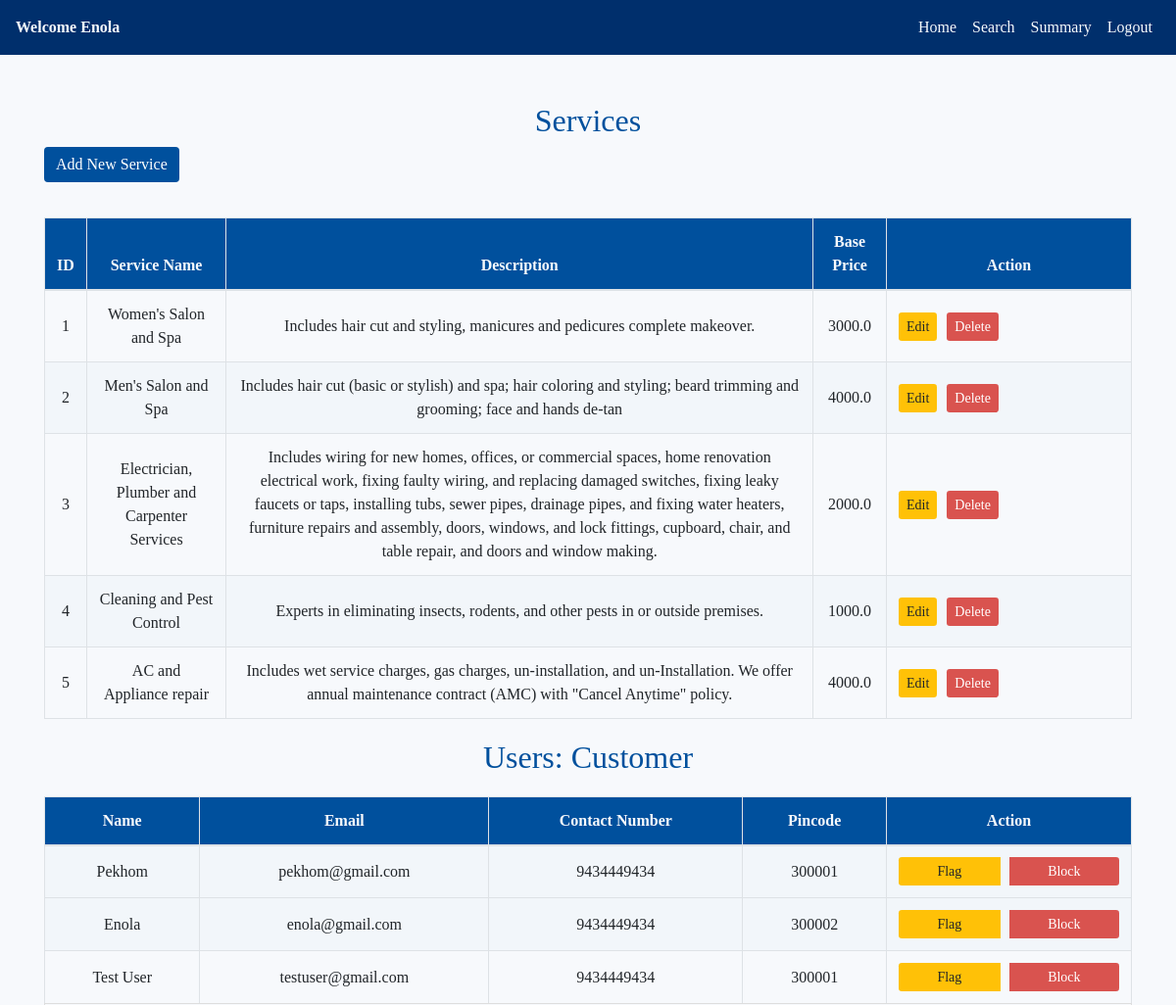
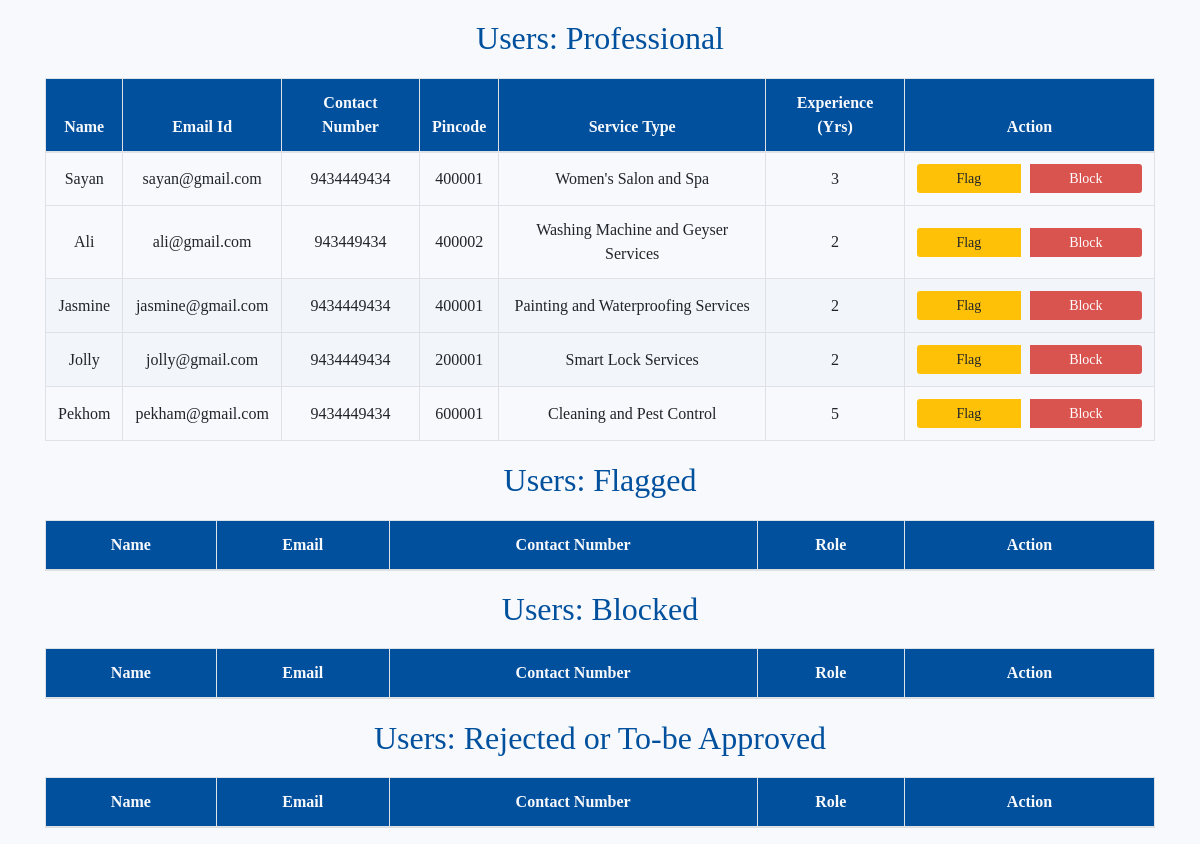
/admin_dash (signed in), run on the app's committed database (2 pictures, top to bottom).
### backend/models.py (models this page shows)
class User(db.Model, UserMixin):
    id = db.Column(db.Integer, primary_key=True)
    name = db.Column(db.String(64), nullable=False)
    email = db.Column(db.String(64), unique=True, nullable=False)
    contact_num = db.Column(db.String(15), nullable=False)
    address = db.Column(db.String(256), nullable=False)
    pincode = db.Column(db.Integer, nullable=False)
    password = db.Column(db.String(128), nullable=False)
    role = db.Column(db.String(30), nullable=False)
    service_type = db.Column(db.String(64), nullable=True)
    experience = db.Column(db.Integer, nullable=True)
    regn_status = db.Column(db.Boolean, nullable=False, default=False)
    flag = db.Column(db.Boolean, default=False)
    block = db.Column(db.Boolean, default=False)
    services = db.relationship('Service', backref='professional', cascade="all,delete", lazy=True)
    customer_requests = db.relationship('ServiceRequest', backref='customer', cascade="all,delete",
                                        lazy=True, foreign_keys='ServiceRequest.customer_id')
    professional_requests = db.relationship('ServiceRequest', backref='professional', cascade="all,delete",
                                            lazy=True, foreign_keys='ServiceRequest.professional_id')

class Service(db.Model):
    id = db.Column(db.Integer, primary_key=True)
    service_name = db.Column(db.String(64), nullable=False)
    description = db.Column(db.Text, nullable=False)
    budget = db.Column(db.Float, nullable=False)
    pincode = db.Column(db.Integer, nullable=False)
    professional_id = db.Column(db.Integer, db.ForeignKey('user.id'), nullable=False)
    service_requests = db.relationship('ServiceRequest', backref='service', cascade="all,delete", lazy=True)

### app.py (the view)
@app.route("/admin_dash", methods = ["GET","POST"])
@login_required
def admin_dash():
    users = User.query.all()
    services = Service.query.all()
    service_requests = ServiceRequest.query.all()
    return render_template("admin_dash.html", name = current_user.name,
                           users=users, services=services,
                           service_requests=service_requests)

### app.py (called while the page is built)
def init_app():
    app = Flask(__name__)
    app.config['SQLALCHEMY_DATABASE_URI'] = 'sqlite:///site.sqlite3'
    app.config['SQLALCHEMY_TRACK_MODIFICATIONS'] = False
    app.secret_key = 'your_secret_key'  # Required for using flash messages
    login_manager = LoginManager()
    login_manager.init_app(app)
    login_manager.login_view = 'login'  # Specify the login view
    @login_manager.user_loader
    def load_user(user_id):
        return User.query.get(int(user_id))
    app.debug = True
    db.init_app(app)
    print("Application Started!")
    return app

### templates/admin_dash.html (shortened to what this page needs)
<!DOCTYPE html>
<html lang="en">
<head>
    <link rel="stylesheet" href="https://stackpath.bootstrapcdn.com/bootstrap/4.5.2/css/bootstrap.min.css">
</head>
<body>
    <nav class="navbar navbar-expand-lg">
        <a class="navbar-brand" href="#">Welcome {{name}} </a>
        <ul class="navbar-nav ml-auto">
            <li class="nav-item"><a class="nav-link" href="{{ url_for('admin_dash') }}">Home</a></li>
            <li class="nav-item"><a class="nav-link" href="{{ url_for('ad_search') }}">Search</a></li>
            <li class="nav-item"><a class="nav-link" href="{{ url_for('ad_summary') }}">Summary</a></li>
            <li class="nav-item"><a class="nav-link" href="{{ url_for('logout') }}">Logout</a></li>
        </ul>
    </nav>
    <div class="container mt-4">
        <h2>Services</h2>
        <a href="{{ url_for('add_service') }}" class="btn btn-success mb-3">Add New Service</a>
        <table class="table table-bordered">
            <thead>
                <tr>
                    <th>ID</th>
                    <th>Service Name</th>
                    <th>Description</th>
                    <th>Base Price</th>
                    <th class="action-column">Action</th>
                </tr>
            </thead>
            <tbody>
                {% for service in services %}
                <tr>
                    <td>{{ service.id }}</td>
                    <td>{{ service.service_name }}</td>
                    <td>{{ service.description }}</td>
                    <td>{{ service.budget }}</td>
                    <td class="action-column">
                        <div class="btn-group">
                            <form action="{{ url_for('edit_service', service_id=service.id) }}"
                            method="GET" style="display:inline;">
                                <button type="submit" class="btn btn-warning btn-sm">Edit</button>
                            </form>
                            <form action="{{ url_for('delete_service', service_id=service.id) }}"
                            method="POST" style="display:inline;">
                                <button type="submit" class="btn btn-danger btn-sm">Delete</button>
                            </form>
                        </div>
                    </td>
                </tr>
                {% endfor %}
            </tbody>
        </table>
        <h2>Users: Customer</h2>
        <table class="table table-bordered">
            <thead>
                <tr>
                    <th>Name</th>
                    <th>Email</th>
                    <th>Contact Number</th>
                    <th>Pincode</th>
                    <th class="action-column">Action</th>
                </tr>
            </thead>
            <tbody>
                {% for user in users %}
                <tr>
                    {% if user.block != 1 %}
                    {% if user.flag == 0 %}
                    {% if user.role == 'customer' %}
                    {% if user.regn_status != 0 %}
                    <td>{{ user.name }}</td>
                    <td>{{ user.email }}</td>
                    <td>{{ user.contact_num }}</td>
                    <td>{{ user.pincode }}</td>
                    <td class="action-column">
                        <div class="btn-group">
                            <a href="{{ url_for('flag', user_id=user.id) }}"
                            class="btn btn-warning btn-sm">Flag</a>
                            <a href="{{ url_for('block', user_id=user.id) }}"
                            class="btn btn-danger btn-sm">Block</a>
                        </div>
                    </td>
                    {% endif %}
                    {% endif %}
                    {% endif %}
                    {% endif %}
                </tr>
                {% endfor %}
            </tbody>
        </table>
        <h2>Users: Professional</h2>
        <table class="table table-bordered">
            <thead>
                <tr>
                    <th>Name</th>
                    <th>Email Id</th>
                    <th>Contact Number</th>
                    <th>Pincode</th>
                    <th>Service Type</th>
                    <th>Experience (Yrs)</th>
                    <th class="action-column">Action</th>
                </tr>
            </thead>
            <tbody>
                {% for user in users %}
                <tr>
                    {% if user.block != 1 %}
                    {% if user.flag == 0 %}
                    {% if user.role == 'professional' %}
                    {% if user.regn_status != 0 %}
                    <td>{{ user.name }}</td>
                    <td>{{ user.email }}</td>
                    <td>{{ user.contact_num }}</td>
                    <td>{{ user.pincode }}</td>
                    <td>{{ user.service_type }}</td>
                    <td>{{ user.experience }}</td>
                    <td class="action-column">
                        <div class="btn-group">
                            <a href="{{ url_for('flag', user_id=user.id) }}"
                            class="btn btn-warning btn-sm">Flag</a>
                            <a href="{{ url_for('block', user_id=user.id) }}"
                            class="btn btn-danger btn-sm">Block</a>
                        </div>
                    </td>
                    {% endif %}
                    {% endif %}
                    {% endif %}
                    {% endif %}
                </tr>
                {% endfor %}
            </tbody>
        </table>
        <h2>Users: Flagged</h2>
        <table class="table table-bordered">
            <thead>
                <tr>
                    <th>Name</th>
                    <th>Email</th>
                    <th>Contact Number</th>
                    <th>Role</th>
                    <th class="action-column">Action</th>
                </tr>
            </thead>
        </table>
        <h2>Users: Blocked</h2>
        <table class="table table-bordered">
            <thead>
                <tr>
                    <th>Name</th>
                    <th>Email</th>
                    <th>Contact Number</th>
                    <th>Role</th>
                    <th class="action-column">Action</th>
                </tr>
            </thead>
        </table>
        <h2>Users: Rejected or To-be Approved</h2>
        <table class="table table-bordered">
            <thead>
                <tr>
                    <th>Name</th>
                    <th>Email</th>
                    <th>Contact Number</th>
                    <th>Role</th>
                    <th class="action-column">Action</th>
                </tr>
            </thead>
        </table>
    </div>
</body>
</html>

### templates/admin_dash.html (style rules this page uses)
body { font-family: Georgia, 'Times New Roman', Times, serif; background-color: #f7f9fc; }
.navbar { background-color: #002f6c; color: white; }
.navbar-brand { font-size: 1rem; font-weight: bold; color: #f7f9fc; }
.navbar-nav .nav-link { color: #f7f9fc; }
.container h2 { color: #00509d; text-align: center; margin-top: 20px; }
.btn-success { background-color: #00509d; border: none; }
.btn-warning { background-color: #ffc107; border: none; }
.btn-danger { background-color: #d9534f; border: none; }
.table { margin-top: 20px; border: 1px solid #ddd; }
.table th, .table td { text-align: center; vertical-align: middle; }
.table thead { background-color: #00509d; color: #f7f9fc; }
.table tbody tr:nth-child(even) { background-color: #f2f6fa; }
.action-column { width: 250px; }
.btn-group { display: flex; gap: 10px; }

### data on the page
User: name "Enola", email "enola@gmail.com", contact_num "9434449434", pincode "300002"
Service: id "1", service_name "Women's Salon and Spa", description "Includes hair cut and styling, manicures and pedicures complete makeover.", budget "3000.0"
Service: id "2", service_name "Men's Salon and Spa", description "Includes hair cut (basic or stylish) and spa; hair coloring and styling; beard trimming and grooming; face and hands de-tan", budget "4000.0"
Service: id "3", service_name "Electrician, Plumber and Carpenter Services", description "Includes wiring for new homes, offices, or commercial spaces, home renovation electrical work, fixing faulty wiring, and replacing damaged switches, fixing leaky faucets or taps, installing tubs, sewer pipes, drainage pipes, and fixing water heaters, furniture repairs and assembly, doors, windows, and lock fittings, cupboard, chair, and table repair, and doors and window making.", budget "2000.0"
Service: id "4", service_name "Cleaning and Pest Control", description "Experts in eliminating insects, rodents, and other pests in or outside premises.", budget "1000.0"
Service: id "5", service_name "AC and Appliance repair", description "Includes wet service charges, gas charges, un-installation, and un-Installation. We offer annual maintenance contract (AMC) with \"Cancel Anytime\" policy.", budget "4000.0"
User: name "Pekhom", email "pekhom@gmail.com", contact_num "9434449434", pincode "300001"
User: name "Test User", email "testuser@gmail.com", contact_num "9434449434", pincode "300001"
User: name "Sayan", email "sayan@gmail.com", contact_num "9434449434", pincode "400001", service_type "Women's Salon and Spa", experience "3"
User: name "Ali", email "ali@gmail.com", contact_num "943449434", pincode "400002", service_type "Washing Machine and Geyser Services", experience "2"
User: name "Jasmine", email "jasmine@gmail.com", contact_num "9434449434", pincode "400001", service_type "Painting and Waterproofing Services", experience "2"
User: name "Jolly", email "jolly@gmail.com", contact_num "9434449434", pincode "200001", service_type "Smart Lock Services", experience "2"
User: name "Pekhom", email "pekham@gmail.com", contact_num "9434449434", pincode "600001", service_type "Cleaning and Pest Control", experience "5"
